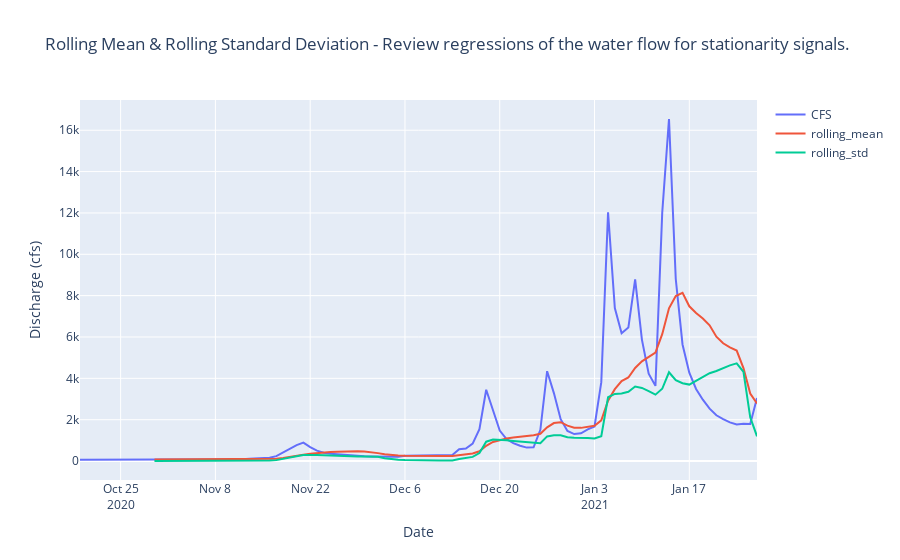

Notebook source saved alongside this figure:
### Code cell
rolling_mean = eel.CFS.rolling(window = 12).mean()
rolling_std = eel.CFS.rolling(window = 12).std()

# Create figure with secondary y-axis
fig = make_subplots(specs=[[{"secondary_y": False}]])

# Add traces
fig.add_trace(
    go.Scatter(x=eel.Date, y=eel.CFS, name="CFS"),
    secondary_y=False,
)

fig.add_trace(
    go.Scatter(x=eel.Date, y=rolling_mean, name="rolling_mean"),
    secondary_y=False,
)

fig.add_trace(
    go.Scatter(x=eel.Date, y=rolling_std, name="rolling_std"),
    secondary_y=False,
)
# Add figure title
fig.update_layout(
    title_text="Rolling Mean & Rolling Standard Deviation - Review regressions of the water flow for stationarity signals."
)

# Set x-axis title
fig.update_xaxes(title_text="Date")

# Set y-axes titles
fig.update_yaxes(title_text="Discharge (cfs)", secondary_y=False)
fig.show()
